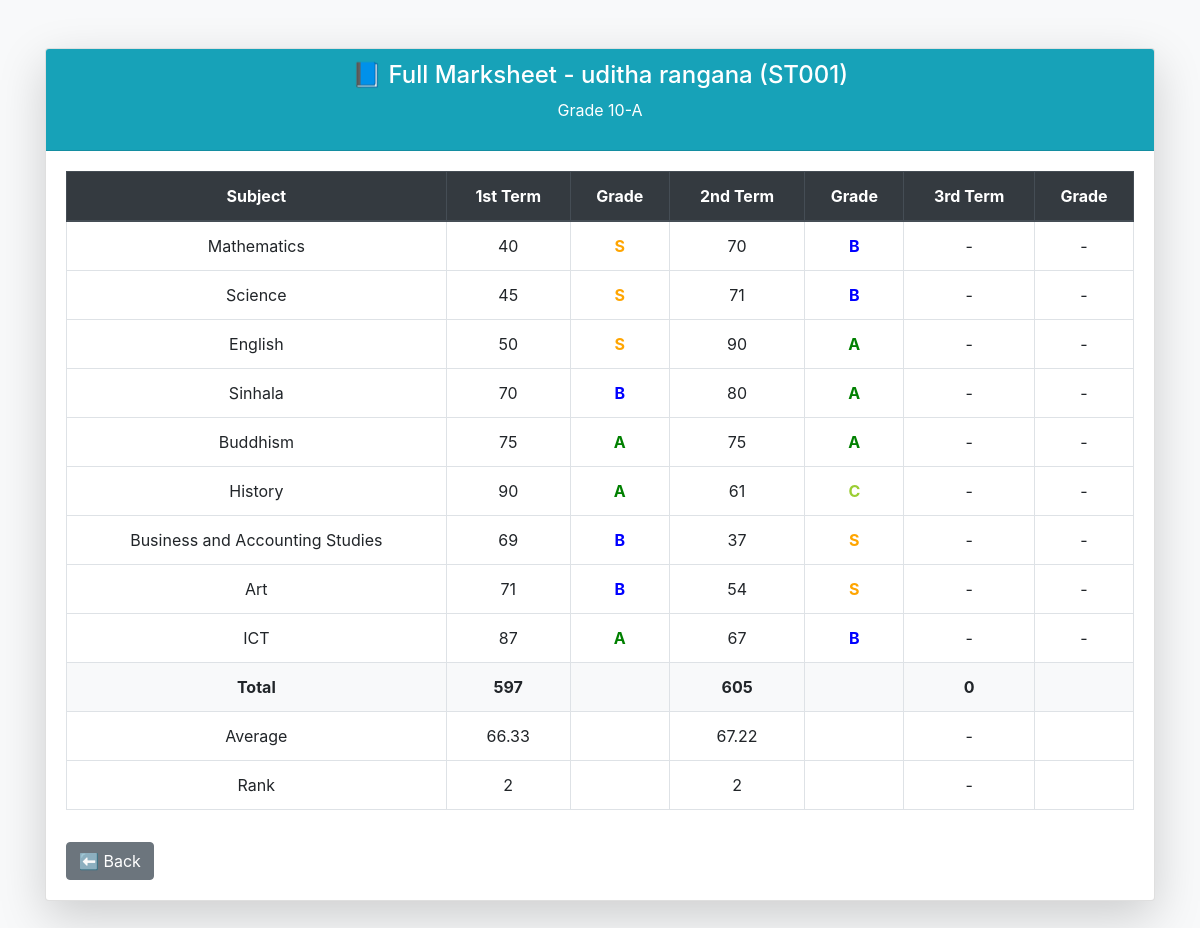
The app's page /teacher/view_student_marks.php?id=2 with its own data.
### tables this page shows
CREATE TABLE IF NOT EXISTS `students` (
  `id` int NOT NULL AUTO_INCREMENT,
  `index_no` varchar(20) NOT NULL,
  `name` varchar(100) NOT NULL,
  `class_id` int DEFAULT NULL,
  `category_1_sub` varchar(50) NOT NULL,
  `category_2_sub` varchar(50) NOT NULL,
  `category_3_sub` varchar(50) NOT NULL,
  `religion` varchar(50) NOT NULL,
  PRIMARY KEY (`id`),
  UNIQUE KEY `index_no` (`index_no`),
  KEY `class_id` (`class_id`)
);

CREATE TABLE IF NOT EXISTS `classes` (
  `id` int NOT NULL AUTO_INCREMENT,
  `name` varchar(50) NOT NULL,
  PRIMARY KEY (`id`)
);

CREATE TABLE IF NOT EXISTS `subjects` (
  `id` int NOT NULL AUTO_INCREMENT,
  `name` varchar(100) NOT NULL,
  PRIMARY KEY (`id`)
);

### teacher/view_student_marks.php (the view, shortened to what this page needs)
<?php
include("../library/db_conn.php");
$student_id = intval($_GET['id']);
$student_stmt = $conn->prepare("SELECT s.*, c.name AS class_name FROM students s LEFT JOIN classes c ON s.class_id = c.id WHERE s.id = ?");
$student_stmt->bind_param("i", $student_id);
$student_stmt->execute();
$student = $student_stmt->get_result()->fetch_assoc();
$class_id = $student['class_id'];
function getGrade($mark) {
    if ($mark >= 75) return 'A';
    elseif ($mark >= 65) return 'B';
    elseif ($mark >= 55) return 'C';
    elseif ($mark >= 35) return 'S';
    else return 'W';
}
$subjects = $conn->query("SELECT id, name FROM subjects");
$marks = [];
$total = [1 => 0, 2 => 0, 3 => 0];
$count = [1 => 0, 2 => 0, 3 => 0];
$mark_stmt = $conn->prepare("SELECT subject_id, term, marks FROM marks WHERE student_id = ?");
$mark_stmt->bind_param("i", $student_id);
$mark_stmt->execute();
$mark_result = $mark_stmt->get_result();
while ($row = $mark_result->fetch_assoc()) {
    $marks[$row['subject_id']][$row['term']] = $row['marks'];
    $total[$row['term']] += $row['marks'];
    $count[$row['term']]++;
}
function getRank($conn, $student_id, $class_id, $term) {
    $sql = "SELECT student_id, SUM(marks) as total
            FROM marks
            WHERE class_id = ? AND term = ?
            GROUP BY student_id
            ORDER BY total DESC";
    $stmt = $conn->prepare($sql);
    $stmt->bind_param("ii", $class_id, $term);
    $stmt->execute();
    $result = $stmt->get_result();
    $rank = 1;
    while ($row = $result->fetch_assoc()) {
        if ($row['student_id'] == $student_id) {
            return $rank;
        }
        $rank++;
    }
    return '-';
}
?>
<!DOCTYPE html>
<html lang="en">
<head>
  <link rel="stylesheet" href="https://stackpath.bootstrapcdn.com/bootstrap/4.5.2/css/bootstrap.min.css">
</head>
<body class="bg-light">
<div class="container my-5">
  <div class="card shadow-lg">
    <div class="card-header bg-info text-white text-center">
      <h4>📘 Full Marksheet - <?= htmlspecialchars($student['name']) ?> (<?= htmlspecialchars($student['index_no']) ?>)</h4>
      <p><?= htmlspecialchars($student['class_name']) ?></p>
    </div>
    <div class="card-body table-responsive">
      <table class="table table-bordered text-center bg-white">
        <thead class="thead-dark">
          <tr>
            <th>Subject</th>
            <th>1st Term</th>
            <th>Grade</th>
            <th>2nd Term</th>
            <th>Grade</th>
            <th>3rd Term</th>
            <th>Grade</th>
          </tr>
        </thead>
        <tbody>
          <?php while ($sub = $subjects->fetch_assoc()):
            if ($sub['name']=="Category Subject-1"){
              $sub_name=htmlspecialchars($student['category_1_sub']);
            }
            elseif ($sub['name']=="Category Subject-2"){
              $sub_name=htmlspecialchars($student['category_2_sub']);
            }
            elseif ($sub['name']=="Category Subject-3"){
              $sub_name=htmlspecialchars($student['category_3_sub']);
            }
            elseif ($sub['name']=="Religion"){
              $sub_name=htmlspecialchars($student['religion']);
            }
            else{
              $sub_name=$sub['name'];
            }
            $s_id = $sub['id'];
            $t1 = $marks[$s_id][1] ?? null;
            $t2 = $marks[$s_id][2] ?? null;
            $t3 = $marks[$s_id][3] ?? null;
          ?>
          <tr>
            <td><?= $sub_name ?></td>
            <td><?= $t1 !== null ? $t1 : '-' ?></td>
            <td class="grade-<?= getGrade($t1 ?? 0) ?>"><?= $t1 !== null ? getGrade($t1) : '-' ?></td>
            <td><?= $t2 !== null ? $t2 : '-' ?></td>
            <td class="grade-<?= getGrade($t2 ?? 0) ?>"><?= $t2 !== null ? getGrade($t2) : '-' ?></td>
            <td><?= $t3 !== null ? $t3 : '-' ?></td>
            <td class="grade-<?= getGrade($t3 ?? 0) ?>"><?= $t3 !== null ? getGrade($t3) : '-' ?></td>
          </tr>
          <?php endwhile; ?>
          <tr class="bg-light font-weight-bold">
            <td>Total</td>
            <td><?= $total[1] ?></td>
            <td></td>
            <td><?= $total[2] ?></td>
            <td></td>
            <td><?= $total[3] ?></td>
            <td></td>
          </tr>
          <tr>
            <td>Average</td>
            <td><?= $count[1] ? round($total[1]/$count[1], 2) : '-' ?></td>
            <td></td>
            <td><?= $count[2] ? round($total[2]/$count[2], 2) : '-' ?></td>
            <td></td>
            <td><?= $count[3] ? round($total[3]/$count[3], 2) : '-' ?></td>
            <td></td>
          </tr>
          <tr>
            <td>Rank</td>
            <td><?= getRank($conn, $student_id, $class_id, 1) ?></td>
            <td></td>
            <td><?= getRank($conn, $student_id, $class_id, 2) ?></td>
            <td></td>
            <td><?= getRank($conn, $student_id, $class_id, 3) ?></td>
            <td></td>
          </tr>
        </tbody>
      </table>
      <a href="manage_marks.php" class="btn btn-secondary mt-3">⬅ Back</a>
    </div>
  </div>
</div>
</body>
</html>

### teacher/view_student_marks.php (style rules this page uses)
.grade-A { color: green; font-weight: bold; }
.grade-B { color: blue; font-weight: bold; }
.grade-C { color: yellowgreen; font-weight: bold; }
.grade-S { color: orange; font-weight: bold; }

### records on screen
students: name "uditha rangana", index_no "ST001", class.name "Grade 10-A", religion "Buddhism", category_1_sub "Business and Accounting Studies", category_2_sub "Art", category_3_sub "ICT"
subjects: name "Mathematics", id "40", id "S", id "70", id "B"
subjects: name "Science", id "45", id "S", id "71", id "B"
subjects: name "English", id "50", id "S", id "90", id "A"
subjects: name "Sinhala", id "70", id "B", id "80", id "A"
subjects: id "75", id "A"
subjects: name "History", id "90", id "A", id "61", id "C"
subjects: id "69", id "B", id "37", id "S"
subjects: id "71", id "B", id "54", id "S"
subjects: id "87", id "A", id "67", id "B"

### other values on screen
$total[1] "597"
$total[2] "605"
$total[3] "0"
$total[1]/$count[1] "66.33"
$total[2]/$count[2] "67.22"
getRank($conn, $student_id, $class_id, 1) "2"
getRank($conn, $student_id, $class_id, 2) "2"
getRank($conn, $student_id, $class_id, 3) "-"
